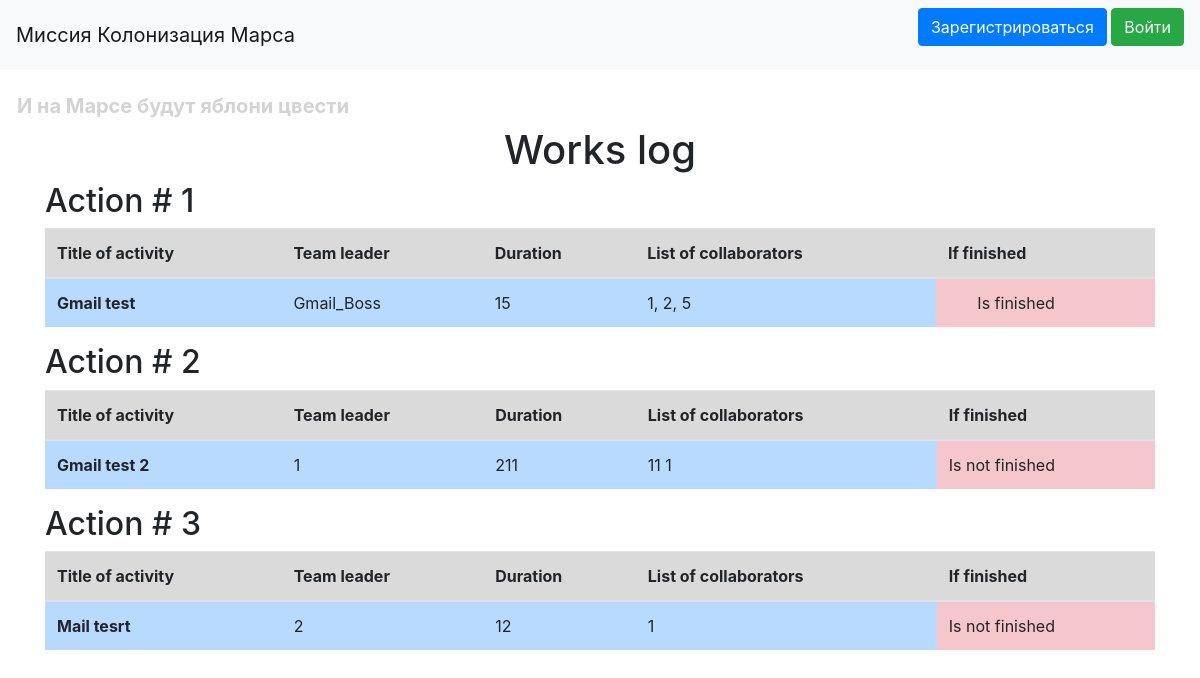
Before: / with the older database file.
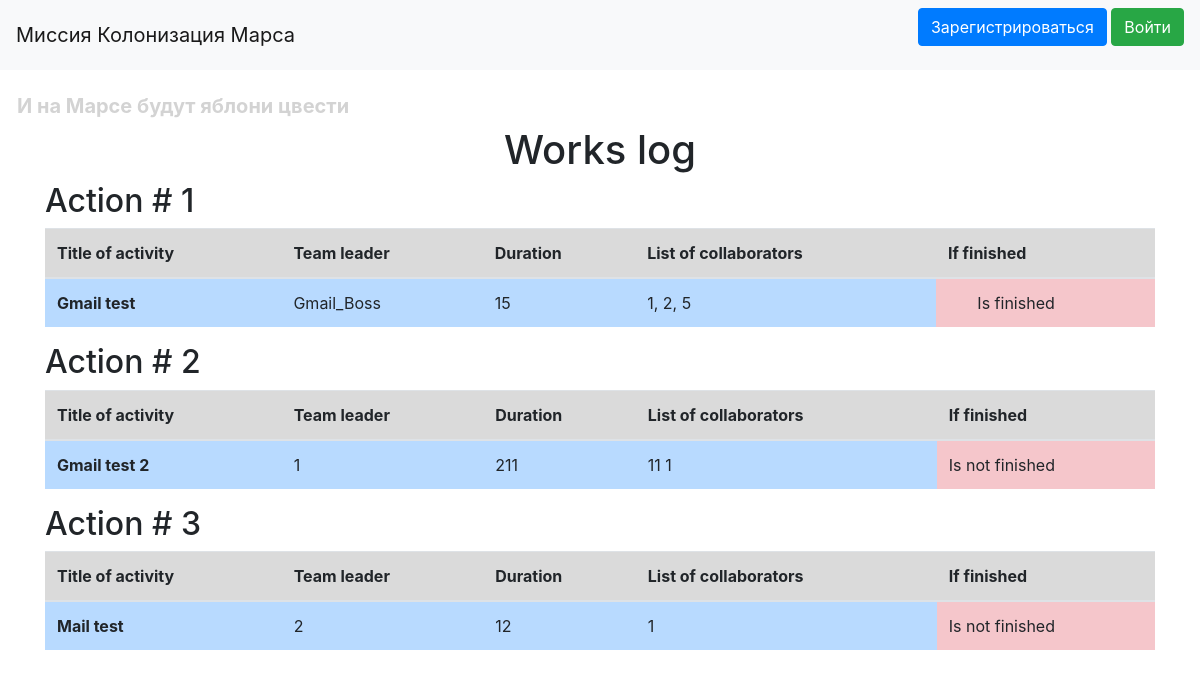
After: the same page with the newer database file.
### data/works.py (models this page shows)
class Works(SqlAlchemyBase, SerializerMixin):
    __tablename__ = 'works'
    id = sqlalchemy.Column(sqlalchemy.Integer,
                           primary_key=True, autoincrement=True)
    title_of_activity = sqlalchemy.Column(sqlalchemy.String, default=None)
    team_leader = sqlalchemy.Column(sqlalchemy.String, default=None)
    work_size = sqlalchemy.Column(sqlalchemy.Integer, default=None)
    collaborators = sqlalchemy.Column(sqlalchemy.String, default=None)
    is_finished = sqlalchemy.Column(sqlalchemy.Boolean, default=None)
    user_id = sqlalchemy.Column(sqlalchemy.Integer,
                                sqlalchemy.ForeignKey("users.id"), default=None)
    user = orm.relationship('User')
    categories = orm.relationship("Category",
                                  secondary="association",
                                  backref="works")

### server.py (the view)
@app.route("/")
def index():
    db_sess = db_session.create_session()
    works = db_sess.query(Works)
    db_sess.close()
    return render_template("index.html", works=works)

### data/db_session.py (called while the page is built)
def create_session() -> Session:
    global __factory
    return __factory()

### templates/index.html (shortened to what this page needs)
{% extends "base.html" %}
{% block content %}
<h1 style="text-align: center">Works log</h1>
{% for i in works %}
<h2>Action # {{ i.id}}</h2>
<table class="table">
  <thead>
    <tr class="table-active">
      <th scope="col">Title of activity</th>
      <th scope="col">Team leader</th>
      <th scope="col">Duration</th>
      <th scope="col">List of collaborators</th>
      <th scope="col">If finished</th>
    </tr>
  </thead>
  <tbody>
    <tr>
      <th class="table-primary" scope="row">{{ i.title_of_activity }}</th>
      <td class="table-primary">{{ i.team_leader }}</td>
      <td class="table-primary">{{ i.work_size }}</td>
      <td class="table-primary">{{ i.collaborators }}</td>
      <td class="table-danger">{{ 'ㅤㅤIs finished' if i.is_finished else 'Is not finished' }}</td>
    </tr>
  </tbody>
</table>
{% endfor %}
{% endblock %}

### templates/base.html (shortened to what this page needs)
<!doctype html>
<html lang="en">
<head>
    <link rel="stylesheet"
          href="https://stackpath.bootstrapcdn.com/bootstrap/4.4.1/css/bootstrap.min.css"
>
    <link rel="stylesheet" href="static/style.css" />
</head>
<body>
<header>
    <nav class="navbar navbar-light bg-light">
        <a class="navbar-brand" href="#">Миссия Колонизация Марса</a>
        {% if current_user.is_authenticated %}
        <a class="navbar-brand" href="/logout">{{ current_user.name }}</a>
        {% else %}
        <p>
            <a class="btn btn-primary " href="/register">Зарегистрироваться</a>
            <a class="btn btn-success" href="/login">Войти</a>
        </p>
{% endif %}
    </nav>
</header>
<h5 style="color: lightgray; margin-left: 17px;"><br><b>И на Марсе будут яблони цвести</b></h5>
<main role="main" class="container">
    {% block content %}{% endblock %}
</main>
</body>
</html>

Changed rows visible on the page:
changed Works id 3: title_of_activity "Mail tesrt" → "Mail test"
